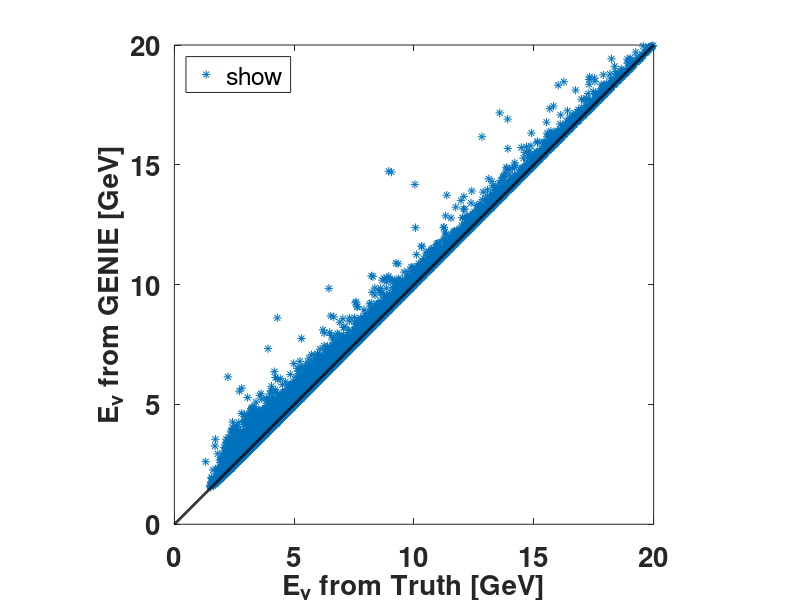
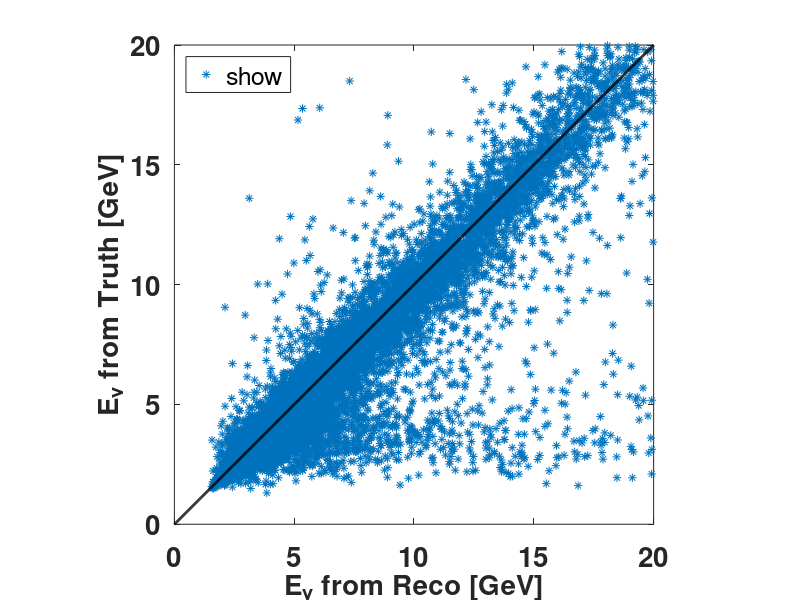
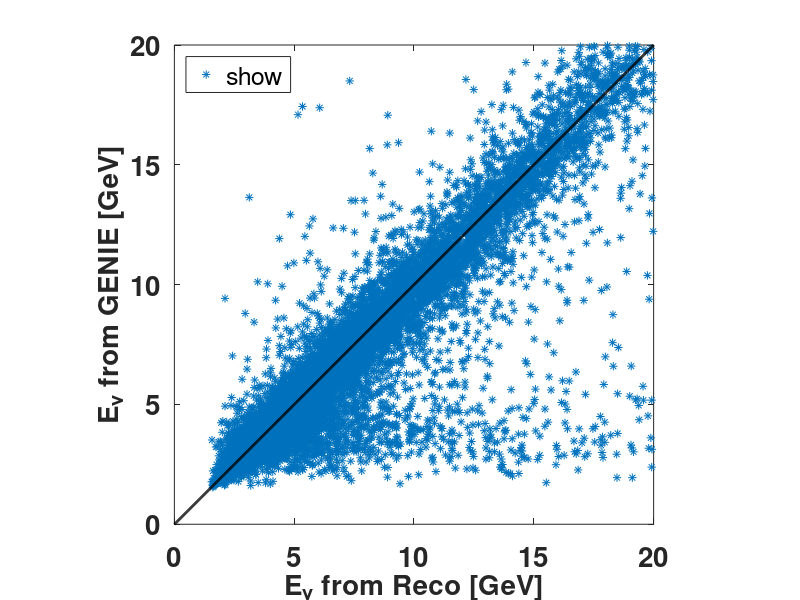
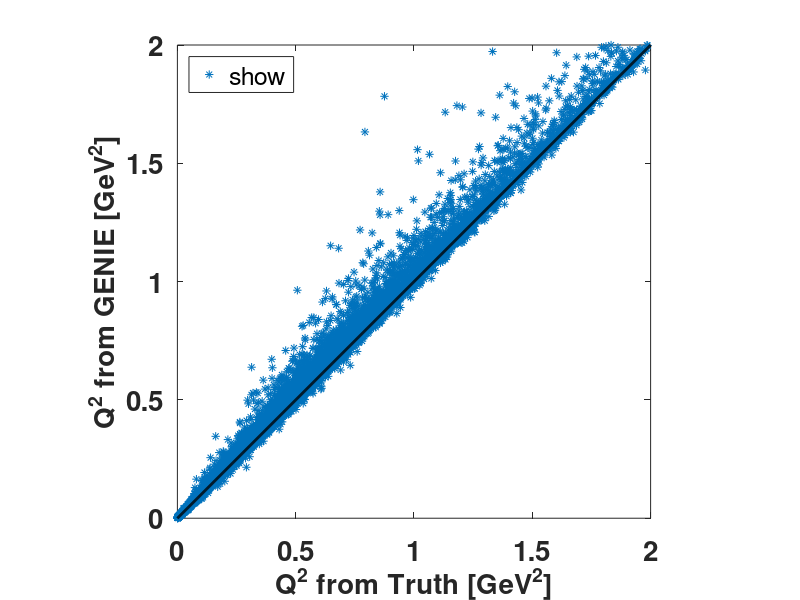

These charts were generated, in order, by the following MATLAB code:
function [] = ComparisonPlots( )

data = load('EventKinematics.txt');

[Enu_reco, Enu_truth, Enu_genie] = GetVariable(data, 1, 2, 3);
[QSq_reco, QSq_truth, QSq_genie] = GetVariable(data, 4, 5, 6);
[W_reco, W_truth, W_genie] = GetVariable(data, 7, 8, 9);

PlotVariable(Enu_truth, Enu_genie, 20, 'E_{\nu} from Truth [GeV]','E_{\nu} from GENIE [GeV]','Enu_truth_genie.png');
PlotVariable(Enu_reco, Enu_truth, 20, 'E_{\nu} from Reco [GeV]','E_{\nu} from Truth [GeV]','Enu_reco_truth.png');
PlotVariable(Enu_reco, Enu_genie, 20, 'E_{\nu} from Reco [GeV]','E_{\nu} from GENIE [GeV]','Enu_reco_genie.png');

PlotVariable(QSq_truth, QSq_genie, 2, 'Q^{2} from Truth [GeV^{2}]','Q^{2} from GENIE [GeV^{2}]','QSq_truth_genie.png');
PlotVariable(QSq_reco, QSq_truth, 2, 'Q^{2} from Reco [GeV^{2}]','Q^{2} from Truth [GeV^{2}]','QSq_reco_truth.png');
PlotVariable(QSq_reco, QSq_genie, 2, 'Q^{2} from Reco [GeV^{2}]','Q^{2} from GENIE [GeV^{2}]','QSq_reco_genie.png');

PlotVariable(W_truth, W_genie, 3, 'W from Truth [GeV]','W from GENIE [GeV]','W_truth_genie.png');
PlotVariable(W_reco, W_truth, 3, 'W from Reco [GeV]','W from Truth [GeV]','W_reco_truth.png');
PlotVariable(W_reco, W_genie, 3, 'W from Reco [GeV]','W from GENIE [GeV]','W_reco_genie.png');

end

function [] = PlotVariable(x, y, max_x, x_label, y_label, fig_name)
% Create figure
figure1 = figure('visible','off');

% Create axes
axes1 = axes('Parent',figure1,'PlotBoxAspectRatio',[1 1 1],'FontWeight','bold','FontSize',20);
box(axes1,'on');
hold(axes1,'all');


% Create plot for evis vs true
plot(x,y,...
        'Marker','*','LineStyle','none',...
        'DisplayName','MC Points');

xlim([0 max_x]);
ylim([0 max_x]);

hold on;

% x = y Line
m_x = linspace(0,max_x,1000);
m_y = m_x;
plot(m_x,m_y,...
    'k','LineWidth',2,...
    'DisplayName','y = x line');

% Create xlabel
xlabel(x_label,'FontWeight','bold','FontSize', 20);

% Create ylabel
ylabel(y_label,'FontWeight','bold','FontSize', 20);

% Create legend
legend(axes1,'show','Location','northwest');

print(figure1,fig_name,'-dpng')

end



function [reco, truth, genie] = GetVariable(data, reco_ind, truth_ind, genie_ind)

reco = data(:,reco_ind);
truth = data(:,truth_ind);
genie = data(:,genie_ind);

end

